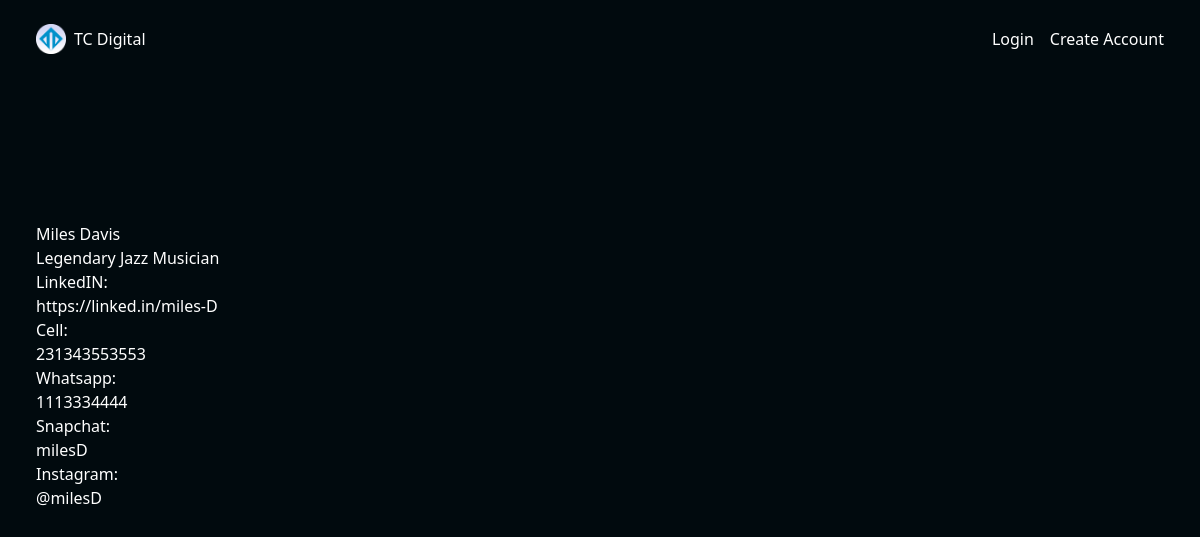
/profile/slug/milesD/, run on the app's committed database.
### cardManager/models.py (models this page shows, shortened)
class Profile(models.Model):
	profile_id = models.AutoField(primary_key=True)
	owner = models.OneToOneField(Owner, on_delete=models.CASCADE, related_name='profile')
	name = models.CharField(max_length=60)
	bio = models.TextField(blank=True)
	profile_slug = models.CharField(max_length=25)
	cell = models.CharField(max_length=12, blank=True)
	linked_in = models.URLField(max_length=200, blank=True)
	snapchat = models.CharField(max_length=50, blank=True)
	profile_photo = models.ImageField(upload_to='userPhotos/profile/', blank=True)
	banner_photo = models.ImageField(upload_to='userPhotos/banners/', blank=True)
	instagram = models.CharField(max_length=50, blank=True)
	whatsapp = models.CharField(max_length=12, blank=True)
	date_created = models.DateTimeField(default=timezone.now, editable=False)
	class Meta:
		constraints = [
			UniqueConstraint(fields=['profile_slug'], name='unique_profile_slug')
		]

### cardManager/views.py (the view)
# urls.py: path('profile/slug/<str:profile_slug>/', views.ProfileDetail.as_view(), name='profile_view'),
class ProfileDetail(DetailView):
	model = Profile
	template_name = 'cardManager/profile.html'
	slug_field = 'profile_slug'
	slug_url_kwarg = 'profile_slug'

### cardManager/templates/cardManager/profile.html (shortened to what this page needs)
{% extends 'cardManager/base.html'%}
{% block content %}
	{% if profile.name %}
		<p>{{ profile.name }}</p>
	{% endif %}
	{% if profile.bio %}
		<p>{{ profile.bio }}</p>
	{% endif %}
	{% if profile.linked_in %}
		<p>LinkedIN: </p>
		<p>{{ profile.linked_in }}</p>
	{% endif %}
	{% if profile.cell %}
		<p>Cell: </p>
		<p>{{ profile.cell }}</p>
	{% endif %}
	{% if profile.whatsapp %}
		<p>Whatsapp: </p>
		<p>{{ profile.whatsapp }}</p>
	{% endif %}
	{% if profile.snapchat %}
		<p>Snapchat: </p>
		<p>{{ profile.snapchat }}</p>
	{% endif %}
	{% if profile.instagram %}
		<p>Instagram: </p>
		<p>{{ profile.instagram }}</p>
	{% endif %}
{% endblock %}

### static/css/base.css (style rules this page uses)
:root { --color-main:#0091CA; --color-main-dark:#010a0e; --color-secondary:; --color-secondary-dark:; --color-input-bkg:#081b2b66; --color-danger:red; --color-input-border:#1f719340; --color-contrast-container:#151c3057; --color-bkg:#010a0e; --color-bkg-transparent:#010a0ebb; }
.bkg-gradient { background:var(--color-bkg); }

### data on the page
Profile: name "Miles Davis", bio "Legendary Jazz Musician", linked_in "https://linked.in/miles-D", cell "231343553553", whatsapp "1113334444", snapchat "milesD", instagram "@milesD"
